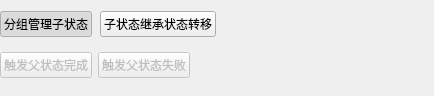
<?xml version="1.0" encoding="UTF-8"?>
<ui version="4.0">
 <class>GroupStateTest</class>
 <widget class="QWidget" name="GroupStateTest">
  <property name="geometry">
   <rect>
    <x>0</x>
    <y>0</y>
    <width>434</width>
    <height>96</height>
   </rect>
  </property>
  <property name="windowTitle">
   <string>Form</string>
  </property>
  <layout class="QVBoxLayout" name="verticalLayout">
   <property name="spacing">
    <number>8</number>
   </property>
   <property name="leftMargin">
    <number>0</number>
   </property>
   <property name="rightMargin">
    <number>0</number>
   </property>
   <item>
    <layout class="QHBoxLayout" name="horizontalLayout">
     <item>
      <widget class="QPushButton" name="btn_type1">
       <property name="text">
        <string>分组管理子状态</string>
       </property>
       <property name="checkable">
        <bool>true</bool>
       </property>
       <property name="checked">
        <bool>true</bool>
       </property>
       <property name="autoExclusive">
        <bool>true</bool>
       </property>
       <attribute name="buttonGroup">
        <string notr="true">buttonGroup</string>
       </attribute>
      </widget>
     </item>
     <item>
      <widget class="QPushButton" name="btn_type2">
       <property name="text">
        <string>子状态继承状态转移</string>
       </property>
       <property name="checkable">
        <bool>true</bool>
       </property>
       <property name="autoExclusive">
        <bool>true</bool>
       </property>
       <attribute name="buttonGroup">
        <string notr="true">buttonGroup</string>
       </attribute>
      </widget>
     </item>
     <item>
      <spacer name="horizontalSpacer">
       <property name="orientation">
        <enum>Qt::Horizontal</enum>
       </property>
       <property name="sizeHint" stdset="0">
        <size>
         <width>40</width>
         <height>20</height>
        </size>
       </property>
      </spacer>
     </item>
    </layout>
   </item>
   <item>
    <widget class="QWidget" name="trigger_box" native="true">
     <property name="enabled">
      <bool>false</bool>
     </property>
     <layout class="QHBoxLayout" name="horizontalLayout_2">
      <property name="leftMargin">
       <number>0</number>
      </property>
      <property name="topMargin">
       <number>0</number>
      </property>
      <property name="rightMargin">
       <number>0</number>
      </property>
      <property name="bottomMargin">
       <number>0</number>
      </property>
      <item>
       <widget class="QPushButton" name="btn_finish">
        <property name="text">
         <string>触发父状态完成</string>
        </property>
       </widget>
      </item>
      <item>
       <widget class="QPushButton" name="btn_fail">
        <property name="text">
         <string>触发父状态失败</string>
        </property>
       </widget>
      </item>
      <item>
       <spacer name="horizontalSpacer_2">
        <property name="orientation">
         <enum>Qt::Horizontal</enum>
        </property>
        <property name="sizeHint" stdset="0">
         <size>
          <width>40</width>
          <height>20</height>
         </size>
        </property>
       </spacer>
      </item>
     </layout>
    </widget>
   </item>
  </layout>
 </widget>
 <resources/>
 <connections/>
 <buttongroups>
  <buttongroup name="buttonGroup"/>
 </buttongroups>
</ui>
